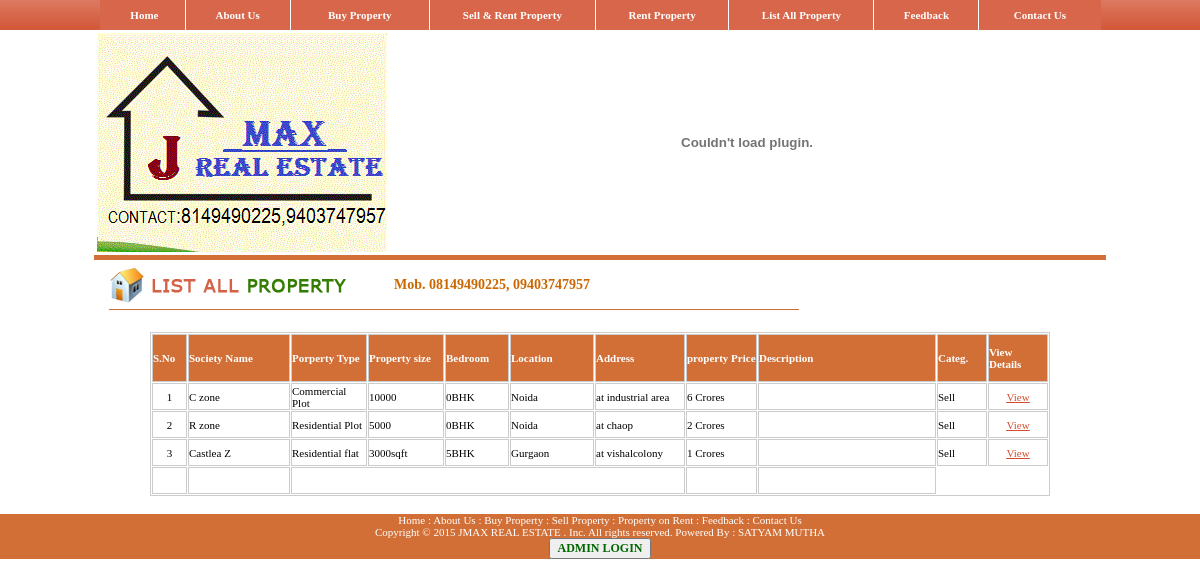
The app's page /list_all_property_sell.php with its own data.
### tables this page shows
CREATE TABLE IF NOT EXISTS `addeuro` (
  `id` int(10) NOT NULL AUTO_INCREMENT,
  `FlatsType` varchar(40) DEFAULT NULL,
  `propertytitle` varchar(40) DEFAULT NULL,
  `addres` varchar(50) DEFAULT NULL,
  `FlatsSize` varchar(50) DEFAULT NULL,
  `FlatsLocation` varchar(50) DEFAULT NULL,
  `FlatsCost` double DEFAULT NULL,
  `bedroom` varchar(50) DEFAULT NULL,
  `moneytype` varchar(30) NOT NULL,
  `FlatsFloor` varchar(50) DEFAULT NULL,
  `FlatsImageName` varchar(50) DEFAULT NULL,
  `propertyCat` varchar(50) DEFAULT NULL,
  `state` varchar(50) DEFAULT NULL,
  `city` varchar(50) DEFAULT NULL,
  `pincode` varchar(50) DEFAULT NULL,
  `mobileNo` varchar(35) DEFAULT NULL,
  `emailId` varchar(50) DEFAULT NULL,
  `phoneNo` varchar(50) DEFAULT NULL,
  `Name` varchar(50) DEFAULT NULL,
  `prop_desc` varchar(500) DEFAULT NULL,
  `vedio` mediumtext,
  `enable` varchar(10) DEFAULT NULL,
  `dt_tim` date NOT NULL,
  PRIMARY KEY (`id`)
);

### list_all_property_sell.php (the view, shortened to what this page needs)
<?php
$query = "SELECT COUNT(*) as num FROM addeuro order by dt_tim desc";
$total_pages = mysql_fetch_array(mysql_query($query));
 $total_pages = $total_pages[num];
$limit =15;
$page = $_GET['page'];
if($page)
$start = ($page - 1) * $limit;
else
$start = 0;
if($_POST['Submit'])
{
}
else
{
$sql = "SELECT * FROM addeuro where propertyCat='Sell' ORDER BY Id DESC  LIMIT $start, $limit";
}
$result = mysql_query($sql);
$pagination = "";
?>
<!DOCTYPE html PUBLIC "-//W3C//DTD XHTML 1.0 Transitional//EN" "http://www.w3.org/TR/xhtml1/DTD/xhtml1-transitional.dtd">
<html xmlns="http://www.w3.org/1999/xhtml">
<head>
<link href="css/style.css" rel="stylesheet" type="text/css" />
<link href="admin/pgstyle.css" rel="stylesheet" type="text/css" />
<link href="pgstyle.css" rel="stylesheet" type="text/css" />
</head>
<body>
<table width="100%" border="0" cellspacing="0" cellpadding="0">
  <tr>
    <td height="30" align="center" background="images/bar_bg.gif"><table width="100%" border="0" cellspacing="0" cellpadding="0">
  <tr>
    <td height="30" align="center" background="images/bar_bg.gif">
	<table width="1001" border="0" cellpadding="0" cellspacing="0" bordercolor="#D7664A" bgcolor="#D7664A">
      <tr>
        <td width="2">&nbsp;</td>
        <td width="70" align="center" class="tab"><a href="index.php" class="tab">Home</a></td>
        <td width="90" align="center" class="tab"><a href="about_us.php" class="tab">About Us</a> </td>
        <td width="120" align="center" class="tab"><a href="#" name="link2" class="tab" id="link1" onmouseover="MM_showMenu(window.mm_menu_0906233956_0,-15,22,null,'link2')" onmouseout="MM_startTimeout();">Buy Property </a></td>
        <td width="143" align="center" class="tab"><a href="sell_property.php" class="tab">Sell &amp;&nbsp;Rent&nbsp;Property</a> </td>
		<td width="115" align="center" class="tab">
		<a href="#" name="link5" class="tab" id="link3" onmouseover="MM_showMenu(window.mm_menu_0907000335_0,-15,22,null,'link5')" onmouseout="MM_startTimeout();">Rent Property</a> </a>		</td>
        <td width="125" align="center" class="tab"><a href="list_all_property.php" name="link4" class="tab" id="link3" onmouseover="MM_showMenu(window.mm_menu_1021181416_0,-15,22,null,'link4')" onmouseout="MM_startTimeout();">List All Property</a></td>
        <td width="90" align="center" class="tab"><a href="feedback.php" class="tab">Feedback</a></td>
        <td width="105" align="center" class="tab"><a href="contact_us.php" class="tab">Contact Us</a></td>
      </tr>
</table>	</td>
  </tr>
</table></td>
  </tr>
  <tr>
    <td align="center"><table width="1001" border="0" cellspacing="0" cellpadding="0">
      <tr>
        <td><?php  include('header.php')?></td>
        </tr>
      <tr>
        <td height="5" bgcolor="#d26f36"></td>
      </tr>
      <tr>
        <td height="8"></td>
      </tr>
      <tr>
        <td><table width="1001" border="0" cellspacing="0" cellpadding="0">
          <tr>
            <td width="711" valign="top"><table width="1001" border="0" cellspacing="0" cellpadding="0">
              <tr>
                <td height="46" align="left" valign="top"><table width="712" height="46" border="0" cellpadding="0" cellspacing="0" background="images/list_all_property.gif">
                  <tr>
                    <th width="300" scope="row">&nbsp;</th>
                    <td width="412" align="left" valign="middle" class="quastion"><table width="350" border="0" cellspacing="0" cellpadding="0">
                      <tr>
                        <th height="21" align="left" valign="middle" class="quastion" scope="row">Mob. 08149490225, 09403747957</th>
                      </tr>
                      <tr>
                        <th height="12" scope="row"></th>
                      </tr>
                    </table></td>
                  </tr>
                </table></td>
              </tr>
              <tr>
                <td>&nbsp;</td>
              </tr>
            </table></td>
            </tr>
        </table></td>
      </tr>
      <tr>
        <td align="center"><table width="900" border="1" cellpadding="0" cellspacing="1"  bordercolor="#CCCCCC">
                            <tr bgcolor="#0066CC">
                              <td width="33" height="28" bgcolor="#D26F36" class="tab">S.No</td>
							   <td width="100" bgcolor="#D26F36" class="tab">Society Name </td>
                              <td width="74" bgcolor="#D26F36" class="tab">Porperty Type </td>
                              <td width="74" bgcolor="#D26F36" class="tab">Property size</td>
                              <td width="62" bgcolor="#D26F36" class="tab">Bedroom</td>
                              <td width="82" bgcolor="#D26F36" class="tab">Location</td>
							  <td width="88" bgcolor="#D26F36" class="tab">Address</td>
                              <td width="69" bgcolor="#D26F36" class="tab">property Price</td>
                              <td width="176" bgcolor="#D26F36" class="tab">Description</td>
                              <td width="48" bgcolor="#D26F36" class="tab">Categ.</td>
                              <td width="58" bgcolor="#D26F36" class="tab"><p>View<br />
                                Details</p>                              </td>
                            </tr>
                            <?php
				if($total_pages>0)
				{
					 $i=1;
				while($row = mysql_fetch_array($result))
				{
				?>
                            <tr class="current">
                              <td align="center" class="text"><?php echo $i;?></td>
							    <td align="left" class="text"><?php echo $row['propertytitle'];?></td>
                              <td align="left" class="text"><?php echo $row['FlatsType'];?></td>
                              <td align="justify" class="text"><?php echo $row['FlatsSize'];?> </td>
                              <td align="justify" class="text"><?php echo $row['bedroom']."BHK";?> </td>
                              <td align="justify" class="text"><?php echo $row['FlatsLocation']; ?></td>
							   <td align="justify" class="text"><?php echo $row['addres']; ?></td>
                              <td align="justify" class="text"><?php echo $row['FlatsCost']." ".$row['moneytype'];?></td>
                              <td align="justify" class="text"><div align="justify"><?php echo $row['prop_desc']; ?></div></td>
                              <td align="justify" class="text"><?php echo $row['propertyCat'];?></td>
                              <td height="25" align="center" class="more"><a href="project_details.php?Id=<?php print $row[id]; ?>"class="more">View</a></td>
                            </tr>
                            <?php $i++;} }?>
							 <tr class="current">
                              <td class="text">&nbsp;</td>
                              <td class="text">&nbsp;</td>
                              <td colspan="5" class="text" align="center"><?php echo $pagination?></td>
                              <td height="25" align="center">&nbsp;</td>
                              <td align="center">&nbsp;</td>
                            </tr>
          </table></td>
      </tr>
      <tr>
        <td align="center">&nbsp;</td>
      </tr>
    </table></td>
  </tr>
  <tr>
    <td height="38" align="center" bgcolor="#d26f36"><?php  include('footer.php')?></td>
  </tr>
</table>
</body>
</html>

### css/style.css (style rules this page uses)
.tab { font-family: Verdana; font-size: 11px; font-style: normal; line-height: normal; font-weight: bold; color: #FFFFFF; text-decoration: none; }
.text { font-family: Verdana; font-size: 11px; font-style: normal; line-height: normal; font-weight: normal; color: #000000; text-decoration: none; }
.more { font-family: Verdana; font-size: 11px; font-style: normal; line-height: normal; font-weight: normal; color: #d14d2d; text-decoration: underline; }
.quastion { font-family: Verdana; font-size: 14px; font-style: normal; line-height: normal; font-weight: bold; color: #CC6600; text-decoration: blink; }

### records on screen
addeuro: propertytitle "C zone", FlatsType "Commercial Plot", FlatsSize "10000", bedroom "0", FlatsLocation "Noida", addres "at industrial area", FlatsCost "6", moneytype "Crores", propertyCat "Sell"
addeuro: propertytitle "R zone", FlatsType "Residential Plot", FlatsSize "5000", bedroom "0", FlatsLocation "Noida", addres "at chaop", FlatsCost "2", moneytype "Crores", propertyCat "Sell"
addeuro: propertytitle "Castlea Z", FlatsType "Residential flat", FlatsSize "3000sqft", bedroom "5", FlatsLocation "Gurgaon", addres "at vishalcolony", FlatsCost "1", moneytype "Crores", propertyCat "Sell"
